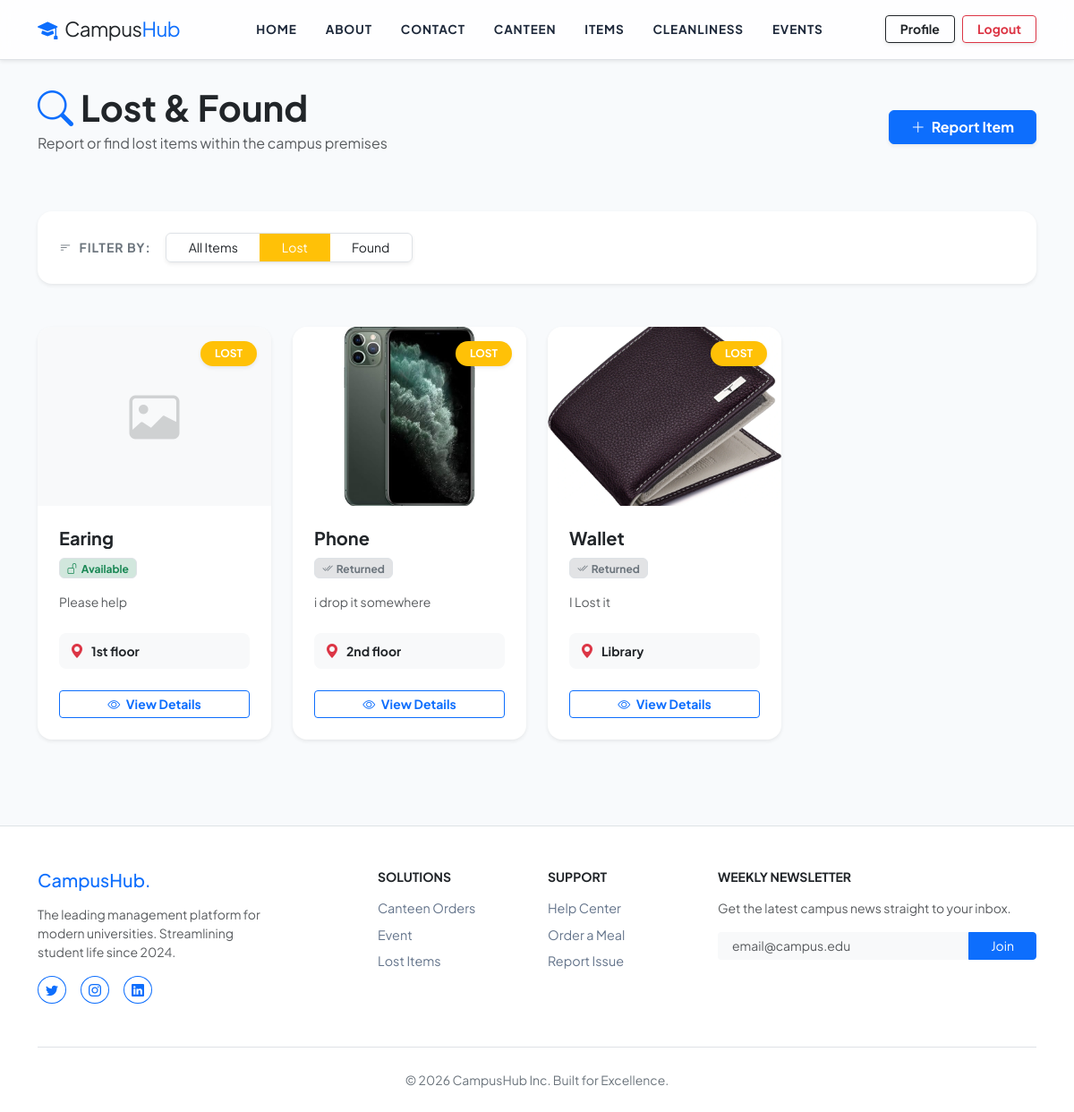
Page /lost-found/?status=lost (signed in) on the committed database.
### lostandfound/models.py (models this page shows, shortened)
class LostAndFound(models.Model):
    ITEM_STATUS = [
        ('lost', 'Lost'),
        ('found', 'Found'),
    ]
    STATUS_CHOICES = [
        ('open', 'Open'),
        ('claimed', 'Claimed'),
        ('returned', 'Returned'),
    ]
    reported_by = models.ForeignKey(User, on_delete=models.CASCADE)
    item_type = models.CharField(max_length=100)
    item_status = models.CharField(max_length=10, choices=ITEM_STATUS)
    description = models.TextField()
    location = models.CharField(max_length=200, help_text="Where the item was found/lost")
    date_found_lost = models.DateField()
    image = models.ImageField(upload_to='lost_found/', null=True, blank=True)
    status = models.CharField(max_length=20, choices=STATUS_CHOICES, default='open')
    report_date = models.DateTimeField(auto_now_add=True)
    claimed_by = models.ForeignKey(User, on_delete=models.SET_NULL, null=True, blank=True, related_name='claimed_items')
    claim_date = models.DateTimeField(null=True, blank=True)
    class Meta:
        app_label = 'lostandfound'
        ordering = ['-report_date']
        verbose_name = 'Lost & Found Item'
        verbose_name_plural = 'Lost & Found Items'

### lostandfound/views.py (the view)
# urls.py: path('', views.list_items, name='list'),
@login_required
def list_items(request):
    item_status = request.GET.get('status')
    status = request.GET.get('filter_status')
    items = LostAndFound.objects.all()
    if item_status:
        items = items.filter(item_status=item_status)
    if status:
        items = items.filter(status=status)
    context = {
        'items': items,
        'selected_item_status': item_status,
        'selected_status': status,
    }
    return render(request, 'lostandfound/list.html', context)

### templates/lostandfound/list.html (shortened to what this page needs)
{% extends 'core/base.html' %}
{% load static %}
{% block content %}
<div class="container py-5">
    <div class="row mb-5 align-items-center">
        <div class="col-md-8">
            <h1 class="fw-bolder mb-1">
                <i class="bi bi-search text-primary me-2"></i>Lost & Found
            </h1>
            <p class="text-muted">Report or find lost items within the campus premises</p>
        </div>
        <div class="col-md-4 text-md-end">
            <a href="{% url 'lostandfound:report' %}" class="btn btn-primary px-4 fw-bold shadow-sm">
                <i class="bi bi-plus-lg me-1"></i> Report Item
            </a>
        </div>
    </div>
    <div class="row mb-5">
        <div class="col-12">
            <div class="card border-0 shadow-sm rounded-4">
                <div class="card-body p-4">
                    <div class="d-flex align-items-center flex-wrap gap-3">
                        <span class="fw-bold text-secondary text-uppercase small" style="letter-spacing: 1px;">
                            <i class="bi bi-filter-left me-1"></i> Filter By:
                        </span>
                        <div class="btn-group overflow-hidden border shadow-sm">
                            <a href="{% url 'lostandfound:list' %}"
                                class="btn btn-sm px-4 {% if not selected_item_status %}btn-primary text-white{% else %}btn-white text-dark{% endif %}">
                                All Items
                            </a>
                            <a href="?status=lost"
                                class="btn btn-sm px-4 {% if selected_item_status == 'lost' %}btn-warning text-white{% else %}btn-white text-dark{% endif %}">
                                Lost
                            </a>
                            <a href="?status=found"
                                class="btn btn-sm px-4 {% if selected_item_status == 'found' %}btn-info text-white{% else %}btn-white text-dark{% endif %}">
                                Found
                            </a>
                        </div>
                    </div>
                </div>
            </div>
        </div>
    </div>
    <div class="row g-4">
        {% if items %}
        {% for item in items %}
        <div class="col-lg-3 col-md-6">
            <div class="card h-100 border-0 shadow-sm rounded-4 overflow-hidden bg-white">
                <div class="position-relative">
                    {% if item.image %}
                    <img src="{{ item.image.url }}" alt="{{ item.item_type }}" class="w-100 object-fit-cover"
                        style="height: 200px;">
                    {% else %}
                    <div class="bg-light d-flex align-items-center justify-content-center" style="height: 200px;">
                        <i class="bi bi-image text-muted opacity-25 display-4"></i>
                    </div>
                    {% endif %}
                    <div class="position-absolute top-0 end-0 m-3">
                        <span
                            class="badge rounded-pill {% if item.item_status == 'lost' %}bg-warning{% else %}bg-info{% endif %} shadow-sm px-3 py-2">
                            {{ item.get_item_status_display|upper }}
                        </span>
                    </div>
                </div>
                <div class="card-body d-flex flex-column p-4">
                    <h5 class="fw-bold mb-2 text-truncate">{{ item.item_type }}</h5>
                    <div class="mb-3">
                        {% if item.status == 'open' %}
                        <span class="badge bg-success-subtle text-success border small">
                            <i class="bi bi-unlock me-1"></i>Available
                        </span>
                        {% elif item.status == 'claimed' %}
                        <span class="badge bg-warning-subtle text-warning border small">
                            <i class="bi bi-hourglass-split me-1"></i>Claimed
                        </span>
                        {% else %}
                        <span class="badge bg-secondary-subtle text-secondary border small">
                            <i class="bi bi-check2-all me-1"></i>Returned
                        </span>
                        {% endif %}
                    </div>
                    <p class="text-muted small mb-4 flex-grow-1">
                        {{ item.description|truncatewords:10 }}
                    </p>
                    <div class="bg-light rounded-3 p-2 mb-4 d-flex align-items-center">
                        <i class="bi bi-geo-alt-fill text-danger me-2 ms-1"></i>
                        <span class="small fw-bold text-dark text-truncate">{{ item.location }}</span>
                    </div>
                    <button class="btn btn-outline-primary btn-sm fw-bold" data-bs-toggle="modal"
                        data-bs-target="#itemModal{{ item.id }}">
                        <i class="bi bi-eye me-1"></i> View Details
                    </button>
                </div>
            </div>
        </div>
        {% endfor %}
        {% endif %}
    </div>
</div>
{% endblock %}

### static/css/base.css (style rules this page uses)
body { font-family: 'Plus Jakarta Sans', sans-serif; background-color: #f8fafc; overflow-x: hidden; }
.card { transition: all 0.3s cubic-bezier(0.165, 0.84, 0.44, 1); border: none; }

### rows in the picture
LostAndFound: item_status "LOST", item_type "Earing", status "open" (drawn), description "Please help", location "1st floor"
LostAndFound: image (picture), item_status "LOST", item_type "Phone", status "returned" (drawn), description "i drop it somewhere", location "2nd floor"
LostAndFound: image (picture), item_status "LOST", item_type "Wallet", status "returned" (drawn), description "I Lost it", location "Library"
